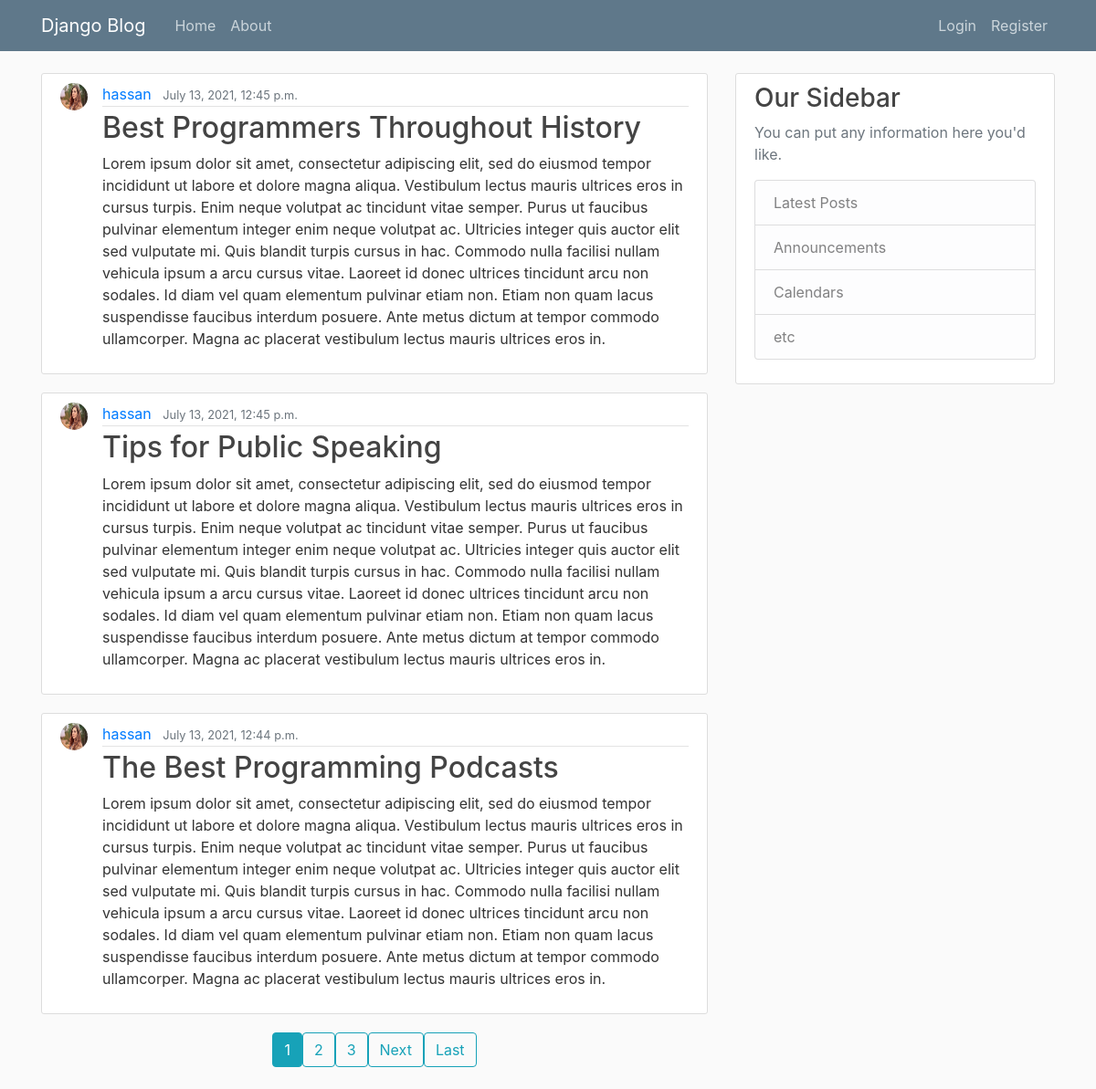
The page / on the database its author committed.
### blog/models.py (models this page shows, shortened)
class Post(models.Model):
    title = models.CharField(max_length=100)
    content = models.TextField()
    date_posted = models.DateTimeField(default=timezone.now)
    author = models.ForeignKey(User, on_delete=models.CASCADE)

### users/models.py (models this page shows, shortened)
class Profile(models.Model):
    user = models.OneToOneField(User, on_delete=models.CASCADE)
    image = models.ImageField(default="default.jpg", upload_to="profile_images")

### blog/views.py (the view)
# urls.py: path('', PostListView.as_view(), name="blog-home"),
class PostListView(ListView):
    model = Post
    template_name = "blog/home.html"
    context_object_name = "posts"
    ordering = ["-date_posted"]
    paginate_by = 3

### blog/templates/blog/home.html (shortened to what this page needs)
{% extends "blog/base.html" %}
{% block content %}
{% for post in posts %}
<article class="media content-section">
    <img class="rounded-circle article-img" src="{{post.author.profile.image.url}}">
    <div class="media-body">
        <div class="article-metadata">
            <a class="mr-2" href="{% url 'user-posts' post.author.username %}">{{ post.author }}</a>
            <small class="text-muted">{{ post.date_posted }}</small>
        </div>
        <h2><a class="article-title" href="{% url 'post-detail' post.id  %}">{{ post.title }}</a></h2>
        <p class="article-content">{{ post.content }}</p>
    </div>
</article>
{% endfor %}
{% if is_paginated %}
<div class="d-flex justify-content-center">
    {% for num in page_obj.paginator.page_range %}
    {% if page_obj.number == num %}
    <a class="btn btn-info mb-4" href="?page={{ num }}">{{ num }}</a>
    {% elif num > page_obj.number|add:"-3" and num < page_obj.number|add:"3" %}
    <a class="btn btn-outline-info mb-4" href="?page={{ num }}">{{ num }}</a>
    {% endif %}
    {% endfor %}
    {% if page_obj.has_next %}
    <a class="btn btn-outline-info mb-4" href="?page={{ page_obj.next_page_number }}">Next</a>
    <a class="btn btn-outline-info mb-4" href="?page={{ page_obj.paginator.num_pages }}">Last</a>
    {% endif %}
</div>
{% endif %}
{% endblock content %}

### blog/templates/blog/base.html (shortened to what this page needs)
{% load static %}
<html lang="en">
<head>
    <link rel="stylesheet" href="https://maxcdn.bootstrapcdn.com/bootstrap/4.0.0/css/bootstrap.min.css">
    <link rel="stylesheet" type="text/css", href="{% static 'blog/main.css'%}">
</head>
<body>
    <header class="site-header">
      <nav class="navbar navbar-expand-md navbar-dark bg-steel fixed-top">
        <div class="container">
          <a class="navbar-brand mr-4" href="{% url 'blog-home' %}">Django Blog</a>
          <div class="collapse navbar-collapse" id="navbarToggle">
            <div class="navbar-nav mr-auto">
              <a class="nav-item nav-link" href="{% url 'blog-home' %}">Home</a>
              <a class="nav-item nav-link" href="{% url 'blog-about' %}">About</a>
            </div>
            <div class="navbar-nav">
                {% if user.is_authenticated %}
                    <a class="nav-item nav-link" href="{% url 'post-create' %}">New Post</a>
                    <a class="nav-item nav-link" href="{% url 'user-profile' %}">Profile</a>
                    <a class="nav-item nav-link" href="{% url 'user-logout' %}">Logout</a>
                {% else %}
                    <a class="nav-item nav-link" href="{% url 'user-login' %}">Login</a>
                    <a class="nav-item nav-link" href="{% url 'user-register' %}">Register</a>
                {% endif %}
            </div>
          </div>
        </div>
      </nav>
    </header>
    <main role="main" class="container">
      <div class="row">
        <div class="col-md-8">
          {% block content %}{% endblock %}
        </div>
        <div class="col-md-4">
          <div class="content-section">
            <h3>Our Sidebar</h3>
            <p class='text-muted'>You can put any information here you'd like.
              <ul class="list-group">
                <li class="list-group-item list-group-item-light">Latest Posts</li>
                <li class="list-group-item list-group-item-light">Announcements</li>
                <li class="list-group-item list-group-item-light">Calendars</li>
                <li class="list-group-item list-group-item-light">etc</li>
              </ul>
            </p>
          </div>
        </div>
      </div>
    </main>
</body>
</html>

### blog/static/blog/main.css (style rules this page uses)
body { background: #fafafa; color: #333333; margin-top: 5rem; }
h1, h2, h3, h4, h5, h6 { color: #444444; }
ul { margin: 0; }
.bg-steel { background-color: #5f788a; }
.site-header .navbar-nav .nav-link { color: #cbd5db; }
.content-section { background: #ffffff; padding: 10px 20px; border: 1px solid #dddddd; border-radius: 3px; margin-bottom: 20px; }
.article-title { color: #444444; }
.article-content { white-space: pre-line; }
.article-img { height: 30px; width: 30px; margin-right: 16px; }
.article-metadata { padding-bottom: 1px; margin-bottom: 4px; border-bottom: 1px solid #e3e3e3 }

### rows shown on the page
Post: author.profile.image (picture), author "hassan", date_posted "July 13, 2021, 12:45 p.m.", title "Best Programmers Throughout History", content "Lorem ipsum dolor sit amet, consectetur adipiscing elit, sed do eiusmod tempor incididunt ut labore et dolore magna aliqua. Vestibulum lectus mauris ultrices eros in cursus turpis. Enim neque volutpat ac tincidunt vitae semper. Purus ut faucibus pulvinar elementum integer enim neque volutpat ac. Ultricies integer quis auctor elit sed vulputate mi. Quis blandit turpis cursus in hac. Commodo nulla facilisi nullam vehicula ipsum a arcu cursus vitae. Laoreet id donec ultrices tincidunt arcu non sodales. Id diam vel quam elementum pulvinar etiam non. Etiam non quam lacus suspendisse faucibus interdum posuere. Ante metus dictum at tempor commodo ullamcorper. Magna ac placerat vestibulum lectus…"
Post: author.profile.image (picture), author "hassan", date_posted "July 13, 2021, 12:45 p.m.", title "Tips for Public Speaking", content "Lorem ipsum dolor sit amet, consectetur adipiscing elit, sed do eiusmod tempor incididunt ut labore et dolore magna aliqua. Vestibulum lectus mauris ultrices eros in cursus turpis. Enim neque volutpat ac tincidunt vitae semper. Purus ut faucibus pulvinar elementum integer enim neque volutpat ac. Ultricies integer quis auctor elit sed vulputate mi. Quis blandit turpis cursus in hac. Commodo nulla facilisi nullam vehicula ipsum a arcu cursus vitae. Laoreet id donec ultrices tincidunt arcu non sodales. Id diam vel quam elementum pulvinar etiam non. Etiam non quam lacus suspendisse faucibus interdum posuere. Ante metus dictum at tempor commodo ullamcorper. Magna ac placerat vestibulum lectus…"
Post: author.profile.image (picture), author "hassan", date_posted "July 13, 2021, 12:44 p.m.", title "The Best Programming Podcasts", content "Lorem ipsum dolor sit amet, consectetur adipiscing elit, sed do eiusmod tempor incididunt ut labore et dolore magna aliqua. Vestibulum lectus mauris ultrices eros in cursus turpis. Enim neque volutpat ac tincidunt vitae semper. Purus ut faucibus pulvinar elementum integer enim neque volutpat ac. Ultricies integer quis auctor elit sed vulputate mi. Quis blandit turpis cursus in hac. Commodo nulla facilisi nullam vehicula ipsum a arcu cursus vitae. Laoreet id donec ultrices tincidunt arcu non sodales. Id diam vel quam elementum pulvinar etiam non. Etiam non quam lacus suspendisse faucibus interdum posuere. Ante metus dictum at tempor commodo ullamcorper. Magna ac placerat vestibulum lectus…"

### other values the page prints
{{ num }} "1"
{{ num }} "2" "3"
